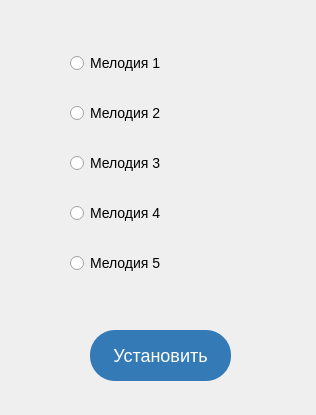
<?xml version="1.0" encoding="UTF-8"?>
<ui version="4.0">
 <class>Form</class>
 <widget class="QWidget" name="Form">
  <property name="geometry">
   <rect>
    <x>0</x>
    <y>0</y>
    <width>316</width>
    <height>415</height>
   </rect>
  </property>
  <property name="windowTitle">
   <string>Form</string>
  </property>
  <property name="styleSheet">
   <string notr="true">QRadioButton {font-size: 14px;}</string>
  </property>
  <widget class="QPushButton" name="pushButton">
   <property name="geometry">
    <rect>
     <x>90</x>
     <y>330</y>
     <width>141</width>
     <height>51</height>
    </rect>
   </property>
   <property name="styleSheet">
    <string notr="true">QPushButton {font-size: 18px; border-radius: 25px;background-color: rgb(51,122,183); 
                                        color: white;}
                                       QPushButton:pressed 
                                        {background-color:rgb(31,101,163);}</string>
   </property>
   <property name="text">
    <string>Установить</string>
   </property>
  </widget>
  <widget class="QWidget" name="">
   <property name="geometry">
    <rect>
     <x>70</x>
     <y>30</y>
     <width>181</width>
     <height>271</height>
    </rect>
   </property>
   <layout class="QGridLayout" name="gridLayout">
    <item row="0" column="0">
     <widget class="QRadioButton" name="melody1">
      <property name="text">
       <string>Мелодия 1</string>
      </property>
      <attribute name="buttonGroup">
       <string notr="true">buttonGroup</string>
      </attribute>
     </widget>
    </item>
    <item row="1" column="0">
     <widget class="QRadioButton" name="melody2">
      <property name="text">
       <string>Мелодия 2</string>
      </property>
      <attribute name="buttonGroup">
       <string notr="true">buttonGroup</string>
      </attribute>
     </widget>
    </item>
    <item row="2" column="0">
     <widget class="QRadioButton" name="melody3">
      <property name="text">
       <string>Мелодия 3</string>
      </property>
      <attribute name="buttonGroup">
       <string notr="true">buttonGroup</string>
      </attribute>
     </widget>
    </item>
    <item row="3" column="0">
     <widget class="QRadioButton" name="melody4">
      <property name="text">
       <string>Мелодия 4</string>
      </property>
      <attribute name="buttonGroup">
       <string notr="true">buttonGroup</string>
      </attribute>
     </widget>
    </item>
    <item row="4" column="0">
     <widget class="QRadioButton" name="radioButton_5">
      <property name="text">
       <string>Мелодия 5</string>
      </property>
      <attribute name="buttonGroup">
       <string notr="true">buttonGroup</string>
      </attribute>
     </widget>
    </item>
   </layout>
  </widget>
 </widget>
 <resources/>
 <connections/>
 <buttongroups>
  <buttongroup name="buttonGroup"/>
 </buttongroups>
</ui>
